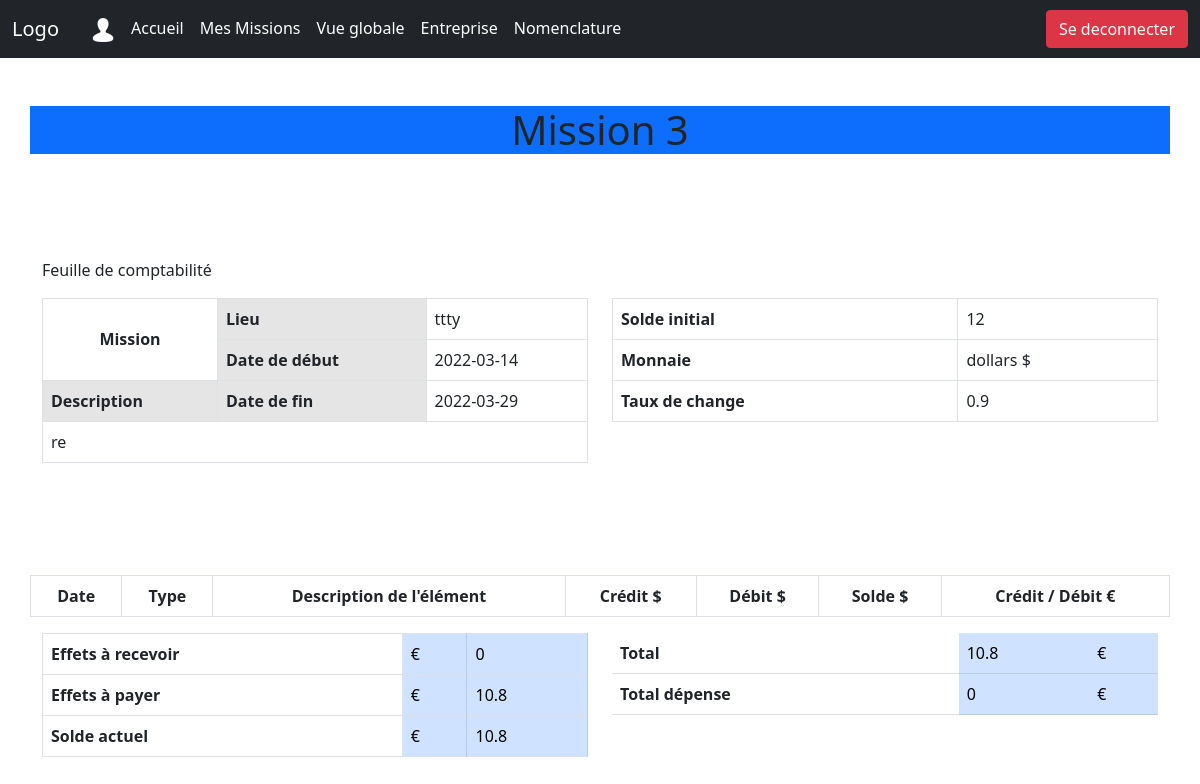
Page /page_mission.php?mission_id=mission-6236fdee004306.36321370&number=3 (signed in) on the earlier database version.
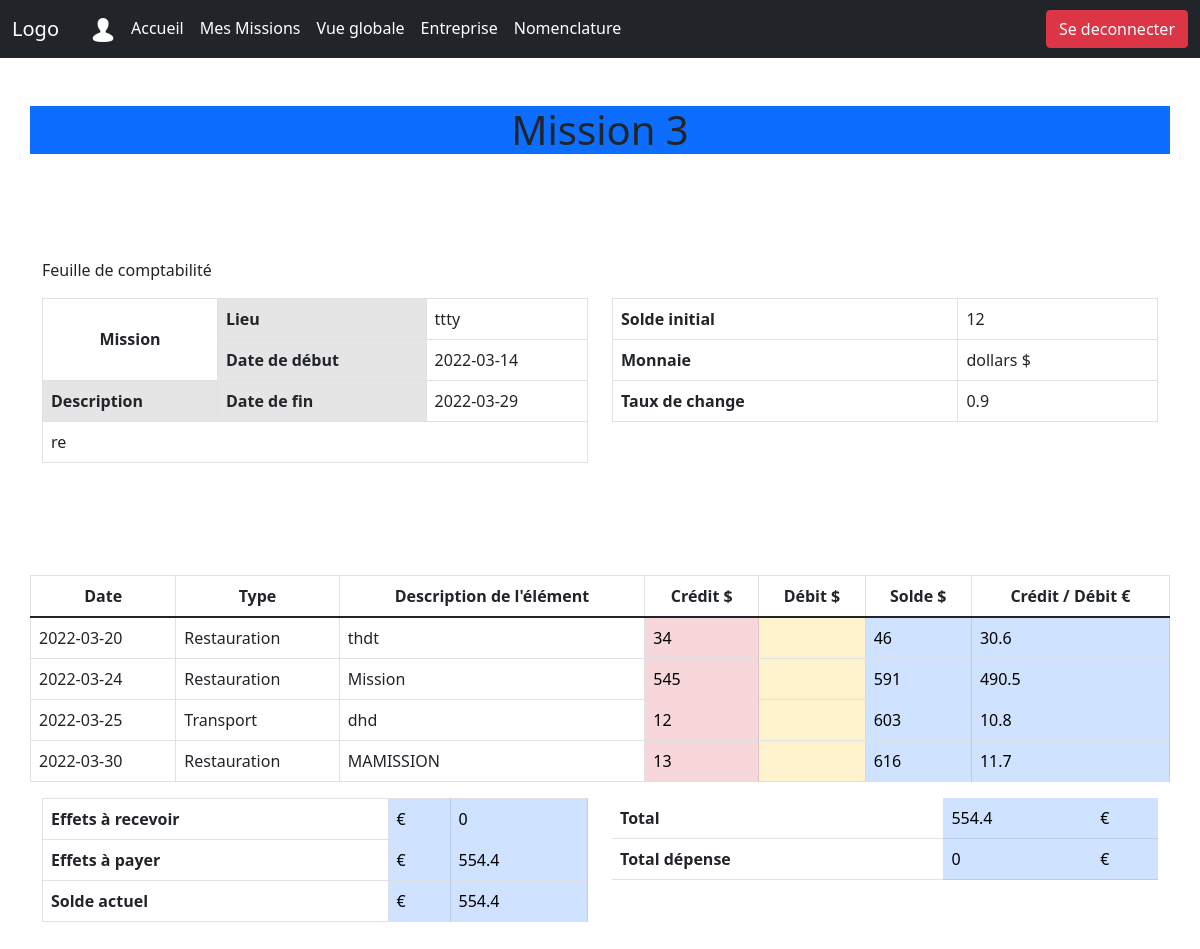
Same page on the later database version.
### tables this page shows
CREATE TABLE IF NOT EXISTS `missions` (
  `Id` varchar(60) NOT NULL,
  `lieu` varchar(100) NOT NULL,
  `debut` date NOT NULL,
  `fin` date NOT NULL,
  `devise` enum('dollars','euro','yen','yuan') NOT NULL,
  `description` varchar(200) NOT NULL,
  `etat` enum('en ours','finis','annulee','supprimee') NOT NULL,
  `solde_initial` float NOT NULL,
  `user_id` varchar(60) NOT NULL,
  PRIMARY KEY (`Id`),
  KEY `FK_missions` (`user_id`)
);

CREATE TABLE IF NOT EXISTS `devise` (
  `nom` enum('dollars','euro','yen','yuan') NOT NULL,
  `symbole` varchar(10) NOT NULL,
  `taux_change` float NOT NULL,
  PRIMARY KEY (`nom`)
);

CREATE TABLE IF NOT EXISTS `operations` (
  `id` varchar(60) NOT NULL,
  `date` date NOT NULL,
  `id_nomenclature` varchar(60) NOT NULL,
  `description` varchar(200) NOT NULL,
  `montant` float NOT NULL,
  `id_mission` varchar(60) NOT NULL,
  PRIMARY KEY (`id`),
  KEY `FK_operations` (`id_mission`),
  KEY `FK_nommenclature` (`id_nomenclature`)
);

CREATE TABLE IF NOT EXISTS `nomenclature` (
  `id` varchar(60) NOT NULL,
  `parent` varchar(60) NOT NULL,
  `text` varchar(60) NOT NULL,
  PRIMARY KEY (`id`),
  KEY `FK_nomenclature` (`parent`)
);

### services/dbFunctions.php (called while the page is built, shortened)
<?php
function getMissionById2($id)
{
    include "./config/config.php";
    try {
        $pdo = new PDO("mysql:host=$server;dbname=$dbname", $user, $password);
        $pdo->setAttribute(PDO::ATTR_ERRMODE, PDO::ERRMODE_EXCEPTION);
        $sql = "SELECT * FROM missions JOIN devise ON missions.devise=devise.nom WHERE missions.id= ?";
        $req = $pdo->prepare($sql);
        $req->execute([$id]);
        $result = $req->fetchAll();
        return [
            "status" => "success",
            "result" => $result
        ];
    } catch (PDOException $e) {
        return [
            "status" => "error",
            "message" => "Connection failed: " . $e->getMessage()
        ];
    }
}
function getOperationByMissionId($mission_id)
{
    include "./config/config.php";
    try {
        $pdo = new PDO("mysql:host=$server;dbname=$dbname", $user, $password);
        $pdo->setAttribute(PDO::ATTR_ERRMODE, PDO::ERRMODE_EXCEPTION);
        $sql = "SELECT * FROM operations JOIN nomenclature ON operations.id_nomenclature=nomenclature.id WHERE id_mission= ?";
        $req = $pdo->prepare($sql);
        $req->execute([$mission_id]);
        $result = $req->fetchAll();
        return [
            "status" => "success",
            "result" => $result
        ];
    } catch (PDOException $e) {
        return [
            "status" => "error",
            "message" => "Connection failed: " . $e->getMessage()
        ];
    }
}

### page_mission.php (the view, shortened to what this page needs)
<!DOCTYPE html>
<html>
<head>
    <link href="https://cdn.jsdelivr.net/npm/bootstrap@5.1.3/dist/css/bootstrap.min.css" rel="stylesheet"
>
    <link rel="stylesheet"
        href="https://cdnjs.cloudflare.com/ajax/libs/bootstrap-datepicker/1.9.0/css/bootstrap-datepicker.min.css">
</head>
<body>
    <?php
    include "./classes/operation.class.php";
    include "navbar.php";
    include "./services/dbFunctions.php";
    if (!isset($_GET['mission_id']) && !isset($_GET['number'])) {
        die();
    } elseif (!isset($_GET['number']) || $_GET['number'] == "") {
        $indiceMission = "en_cours";
        $mission_id = $_GET['mission_id'];
    } else {
        $indiceMission = $_GET['number'];
        $mission_id = $_GET['mission_id'];
    }
    ?>
    <main>
        <section class="py-5">
            <div class="container bg-primary text-center">
                <h1>Mission <?php echo $indiceMission ?> </h1>
            </div>
        </section>
        <section class="py-5">
            <div class="container">
                <div class="row">
                    <p>Feuille de comptabilité</p>
                </div>
                <?php
                $result = getMissionById2($mission_id);
                $mission = $result["result"][0];
                $solde = $mission["solde_initial"];
                ?>
                <div class="row">
                    <div class="col">
                        <table class="table table-bordered">
                            <thead>
                                <tr>
                                    <th rowspan="2" scope="col" class="text-center align-middle">Mission</th>
                                    <th class="table-active" scope="col">Lieu</th>
                                    <td scope="col"><?php echo $mission["lieu"] ?></td>
                                </tr>
                                <tr>
                                    <th class="table-active">Date de début</th>
                                    <td><?php echo $mission["debut"] ?></td>
                                </tr>
                                <tr>
                                    <th class="table-active">Description</th>
                                    <th class="table-active">Date de fin</th>
                                    <td><?php echo $mission["fin"] ?></td>
                                </tr>
                                <tr>
                                    <td rowspan="3" colspan="3"><?php echo $mission["description"] ?></td>
                                </tr>
                            </thead>
                        </table>
                    </div>
                    <div class="col">
                        <table class="table table-bordered">
                            <thead>
                                <tr>
                                    <th>Solde initial</th>
                                    <td><?php echo $mission["solde_initial"] ?>
                                </tr>
                                <tr>
                                    <th>Monnaie</th>
                                    <td><?php echo $mission["nom"] .  "  " . $mission["symbole"] ?></td>
                                </tr>
                                <tr>
                                    <th>Taux de change</th>
                                    <td><?php echo $mission["taux_change"] ?></td>
                                </tr>
                            </thead>
                        </table>
                    </div>
                </div>
            </div>
        </section>
        <section class="py-5">
            <div class="container">
                <div class="row">
                    <table class="table table-bordered">
                        <thead>
                            <tr>
                                <th class="text-center">Date</th>
                                <th class="text-center">Type</th>
                                <th class="text-center">Description de l'élément</th>
                                <th class="text-center">Crédit <?php echo $mission["symbole"] ?> </th>
                                <th class="text-center">Débit <?php echo $mission["symbole"] ?></th>
                                <th class="text-center">Solde <?php echo $mission["symbole"] ?> </th>
                                <th class="text-center">Crédit / Débit €</th>
                            </tr>
                        </thead>
                        <tbody>
                            <?php
                            $depense = 0;
                            $operation = getOperationByMissionId($mission_id);
                            $listeOp = $operation["result"];
                            foreach ($listeOp as $op) {
                            ?>
                            <tr>
                                <td><?php echo $op["date"] ?></td>
                                <td><?php echo $op["text"] ?></td>
                                <td><?php echo $op["description"] ?></td>
                                <td class="table-danger"><?php if ($op["montant"] > 0) {
                                                                    echo $op["montant"];
                                                                    $solde += $op["montant"];
                                                                } ?></td>
                                <td class="table-warning"><?php if ($op["montant"] < 0) {
                                                                } ?></td>
                                <td class="table-primary"><?php echo $solde ?></td>
                                <td class="table-primary"><?php echo $op["montant"] * $mission["taux_change"] ?></td>
                            </tr>
                            <?php
                            }
                            ?>
                        </tbody>
                    </table>
                </div>
                <div class="row">
                    <div class="col">
                        <table class="table table-bordered">
                            <thead>
                                <tr>
                                    <th>Effets à recevoir</th>
                                    <td class="table-primary">€</td>
                                    <td class="table-primary"><?php if ($solde < 0) {
                                                                    echo $solde * $mission["taux_change"];
                                                                } else {
                                                                    echo 0;
                                                                } ?></td>
                                </tr>
                                <tr>
                                    <th>Effets à payer</th>
                                    <td class="table-primary">€</td>
                                    <td class="table-primary"><?php if ($solde > 0) {
                                                                    echo $solde * $mission["taux_change"];
                                                                } else {
                                                                    echo 0;
                                                                } ?></td>
                                </tr>
                                <tr>
                                    <th>Solde actuel</th>
                                    <td class="table-primary">€</td>
                                    <td class="table-primary"><?php echo $solde * $mission["taux_change"] ?></td>
                                </tr>
                            </thead>
                        </table>
                    </div>
                    <div class="col">
                        <table class="table">
                            <thead>
                                <tr>
                                    <th>Total</th>
                                    <td class="table-primary"><?php echo $solde * $mission["taux_change"] ?></td>
                                    <td class="table-primary">€</td>
                                </tr>
                                <tr>
                                    <th>Total dépense</th>
                                    <td class="table-primary"><?php echo $depense * $mission["taux_change"] ?></td>
                                    <td class="table-primary">€</td>
                                </tr>
                            </thead>
                        </table>
                    </div>
                </div>
            </div>
        </section>
    </main>
</body>
</html>

### navbar.php (shortened to what this page needs)
<html lang="en">
<link type="text/css" rel="stylesheet" id="dark-mode-custom-link">
<link type="text/css" rel="stylesheet" id="dark-mode-general-link">
<head>
    <link type="text/css" rel="stylesheet" id="dark-mode-custom-link">
    <link type="text/css" rel="stylesheet" id="dark-mode-general-link">
    <link href="https://cdn.jsdelivr.net/npm/bootstrap@5.1.3/dist/css/bootstrap.min.css" rel="stylesheet"
>
</head>
<body>
    <nav class="navbar navbar-expand-lg navbar-dark bg-dark">
        <div class="container-fluid">
            <a class="navbar-brand" href="#">Logo</a>
            <div class="collapse navbar-collapse" id="navbarSupportedContent">
                <ul class="navbar-nav me-auto ms-2 me-2 mb-lg-0">
                    <li class="nav-item">
                        <a class="nav-link active" aria-current="page" href="#"><img srcset="./assets/profile.ico"
                                alt="icon"></a>
                    </li>
                    <li class="nav-item">
                        <a class="nav-link active" aria-current="page" href="#">Accueil</a>
                    </li>
                    <li class="nav-item">
                        <a class="nav-link active" aria-current="page" href="listeMissions.php">Mes Missions</a>
                    </li>
                    <?php
                    if (isset($_SESSION["role"]) && $_SESSION["role"] == "Administrateur") {
                        echo '
                    <li class="nav-item">
                        <a class="nav-link active" aria-current="page" href="ListeAllMission.php">Vue globale</a>
                    </li>
                    <li class="nav-item">
                        <a class="nav-link active" aria-current="page" href="ListeAllEmployes.php">Entreprise</a>
                    </li>
                    <li class="nav-item">
                        <a class="nav-link active" aria-current="page" href="nomenclature.php">Nomenclature</a>
                    </li>';
                    } ?>
                </ul>
                <div class="d-flex">
                    <a href="logout.php" class="btn btn-danger" type="submit">Se deconnecter</a>
                </div>
            </div>
        </div>
    </nav>
</body>
</html>

Differences in the rows shown:
changed missions "ttty": devise.taux_change "10.8" → "554.4"
added operations: date "2022-03-20", id_nomenclature.text "Restauration", description "thdt", montant "34", solde "46", $op['montant']*$mission['taux_change'] "30.6"
added operations: date "2022-03-24", id_nomenclature.text "Restauration", description "Mission", montant "545", solde "591", $op['montant']*$mission['taux_change'] "490.5"
added operations: date "2022-03-25", id_nomenclature.text "Transport", description "dhd", montant "12", solde "603", $op['montant']*$mission['taux_change'] "10.8"
added operations: date "2022-03-30", id_nomenclature.text "Restauration", description "MAMISSION", montant "13", solde "616", $op['montant']*$mission['taux_change'] "11.7"
